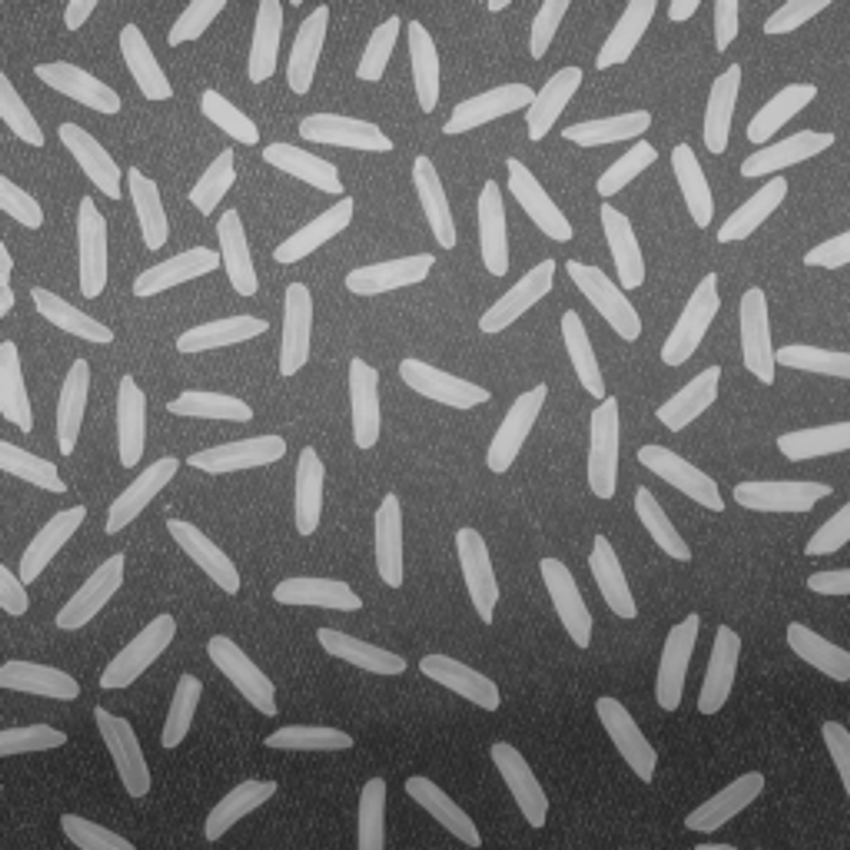
#> input picture assets/rice.jpg, 850 x 850 px
$ jupyter execute lab2.ipynb
#> lines starting #> are read from the running program, lines starting #| are printed output that depends on the picture; after the words box and inside, x2 and y2 are one past the last pixel; in counts of white or black regions, pixels touching at a corner belong together
# Laboratorio 2 - Visión por Computadora

- Diego Estuardo Lemus López - 21469
- José Pablo Kiesling Lange - 21581
- Herber Sebastián Silva Muñoz - 21764

[cell 1]
import numpy as np
import matplotlib.pyplot as plt

import cv2 as cv

from scipy import ndimage as ndi

import skimage as ski
from skimage.filters import threshold_niblack
from skimage import morphology as mo
from skimage.segmentation import watershed
from skimage.feature import peak_local_max

## 2. Consideramos de nuevo la imagen rice.jpg. Hacer lo siguiente

[cell 2]
image_path = 'assets/rice.jpg'
image = plt.imread(image_path)
#> image is the input picture: shape (850, 850, 3); min 36, max 207, mean 111.3
image_original = image

[cell 3]
image = cv.imread(image_path, cv.IMREAD_GRAYSCALE)
#> image: shape (850, 850); min 36, max 207, mean 111.3

### a) Binarizar la imagen mediante el método de Otsu, o usando algún otro método no local

#### Segmentación binaria

[cell 4]
threshold = threshold_niblack(image, window_size=51, k=-0.48)
image = image > threshold
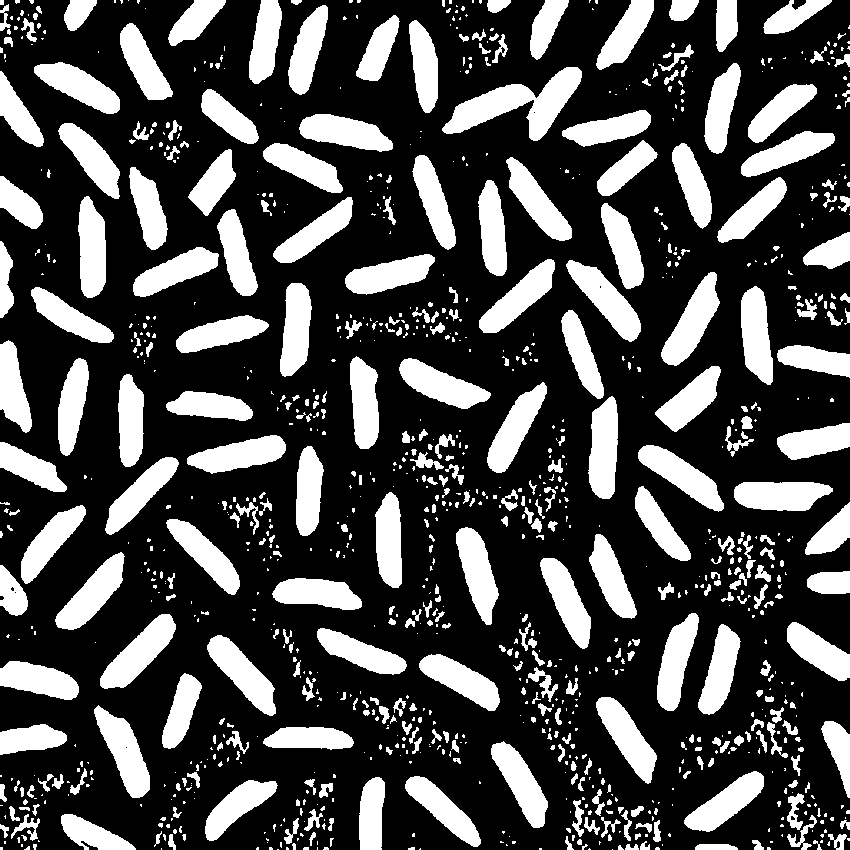
#> image: shape (850, 850) bool; 28.6% white; 1093 white regions (686 under 20 px), largest, box (x1, y1, x2, y2) and area: (442, 67, 582, 141) 4123, (100, 614, 176, 689) 2462, (661, 272, 720, 366) 2447

[cell 5]
plt.figure(figsize=(10,5))
plt.subplot(1,2,1)
plt.imshow(image_original, cmap='gray')
plt.title("Original")
plt.subplot(1,2,2)
plt.imshow(image, cmap='gray')
plt.title("Thresholded")
plt.show()

### b) Aplicar operaciones morfológicas adecuadas para limpiar el ruido de la binarización. Explicar por qué está eligiendo estas transformaciones morfológicas.

[cell 6]
disk = mo.disk(5)
image = mo.binary_opening(image, disk)
#> image: shape (850, 850) bool; 25.1% white; 100 white regions, largest, box (x1, y1, x2, y2) and area: (100, 614, 176, 689) 2448, (661, 273, 720, 366) 2423, (588, 398, 618, 499) 2392

[cell 7]
disk = mo.disk(1)
image = mo.binary_erosion(image, disk)
#> image: shape (850, 850) bool; 22.8% white; 100 white regions, largest, box (x1, y1, x2, y2) and area: (101, 615, 175, 688) 2263, (662, 274, 719, 365) 2223, (95, 708, 149, 797) 2178

[cell 8]
plt.figure(figsize=(10,5))
plt.subplot(1,2,1)
plt.imshow(image_original, cmap='gray')
plt.title("Original")
plt.subplot(1,2,2)
plt.imshow(image, cmap='gray')
plt.title("Final")
plt.show()

### c) Aplicar un algoritmo de componentes conexas sobre la binarización y contar cuántos granos de arroz hay en la imagen

[cell 9]
C, M = mo.label(image, background=0, return_num=True, connectivity=2)
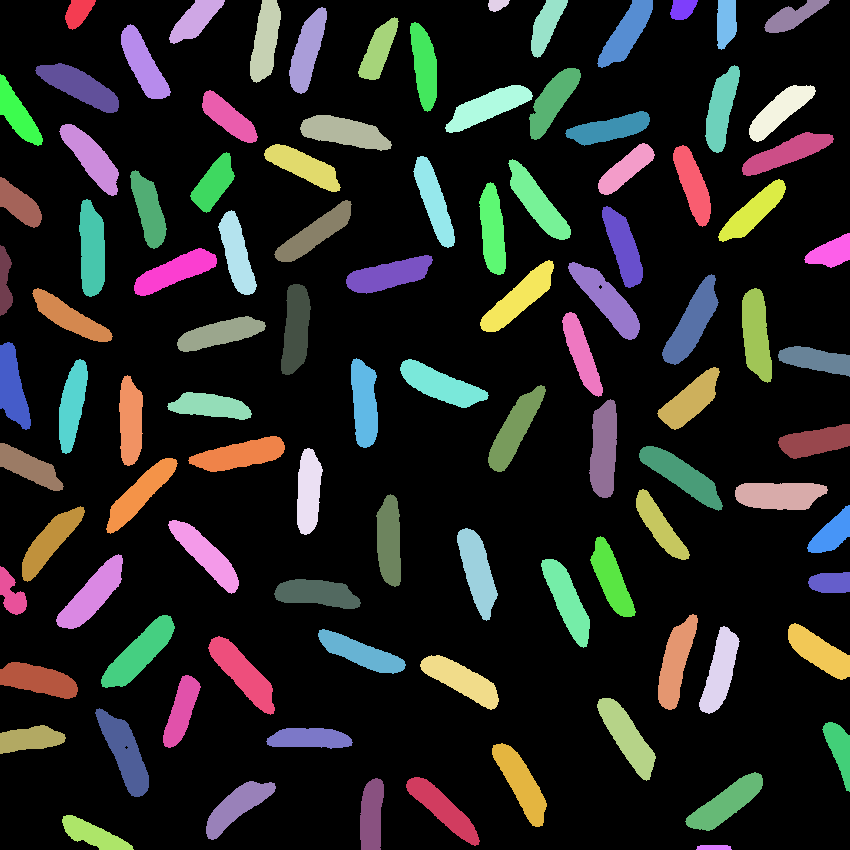
#> C: shape (850, 850) int32; 101 distinct labels, from 0 to 100; one colour per label, 0 black
#> M = 100

[cell 10]
print("Number of grains:", M)
#| Number of grains: 100

[cell 11]
plt.figure(figsize=(10,5))
plt.subplot(1,2,1)
plt.imshow(image, cmap='gray')
plt.subplot(1,2,2)
plt.imshow(C, plt.cm.Spectral)
plt.show()

## 6. Para la imagen wheat.png, hacer lo siguiente

### a) Segmentar la imagen de forma que se identifique de forma separada cada grano de trigo mediante el método de Watershed.

#### Threshold con Niblack

[cell 12]
image_path = 'assets/wheat.png'
image = plt.imread(image_path)
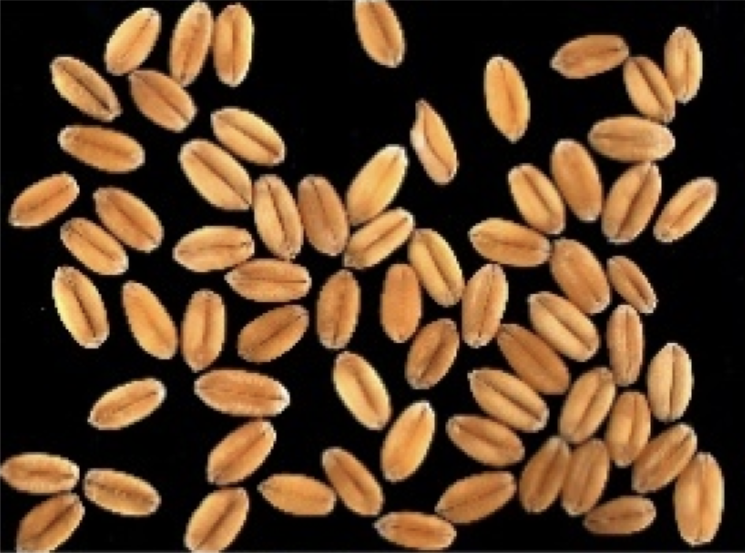
#> input picture assets/wheat.png, 1490 x 1105 px (shown at 1/2 size)
#> image is the input picture: shape (1105, 1490, 4) float32; mean R, G, B, A 0.366, 0.261, 0.165, 1
image_original = image

[cell 13]
image = cv.imread(image_path, cv.IMREAD_GRAYSCALE)
#> image: shape (1105, 1490); min 0, max 243, mean 71.4

[cell 14]
threshold = threshold_niblack(image, window_size=351, k=0.13)
#> threshold: shape (1105, 1490) float64
binary = image > threshold
#> binary: shape (1105, 1490) bool; 45.4% white; 47 white regions (9 under 20 px), largest, box (x1, y1, x2, y2) and area: (345, 278, 1105, 697) 129844, (1016, 52, 1406, 489) 79127, (1039, 784, 1449, 1094) 65007
binary = (binary * 255).astype(np.uint8)

[cell 15]
plt.figure(figsize=(10,5))
plt.subplot(1,2,1)
plt.imshow(image_original, cmap='gray')
plt.title("Original")
plt.subplot(1,2,2)
plt.imshow(binary, cmap='gray')
plt.title("Binary")
plt.show()

#### Operaciones morfológicas

[cell 16]
kernel = np.ones((3, 3), np.uint8)
sure_bg = cv.dilate(binary, kernel, iterations=3)
#> sure_bg: shape (1105, 1490); 51.7% white; 21 black regions (15 under 20 px), largest, box (x1, y1, x2, y2) and area: (0, 0, 1490, 1105) 776291, (1004, 521, 1135, 683) 7917, (0, 963, 96, 1105) 5975, (1196, 922, 1273, 1010) 3152, (1135, 815, 1227, 902) 1205, (701, 449, 724, 466) 173

#### Watershed

[cell 17]
distance = cv.distanceTransform(binary, cv.DIST_L2, 5)
_, sure_fg = cv.threshold(distance, 0.4 * distance.max(), 255, 0)
#> sure_fg: shape (1105, 1490) float32; 15.5% white; 68 white regions (3 under 20 px), largest, box (x1, y1, x2, y2) and area: (1286, 868, 1429, 1070) 11540, (1059, 896, 1200, 1011) 8714, (359, 24, 489, 153) 8294

[cell 18]
sure_fg = np.uint8(sure_fg)
unknown = cv.subtract(sure_bg, sure_fg)
#> unknown: shape (1105, 1490); 36.2% white; 28 white regions (1 under 20 px), largest, box (x1, y1, x2, y2) and area: (342, 49, 1452, 1105) 378291, (242, 558, 583, 1105) 45404, (204, 0, 512, 268) 32784

[cell 19]
_, markers = cv.connectedComponents(sure_fg)
#> markers: shape (1105, 1490) int32; 69 distinct labels, from 0 to 68
markers += 1
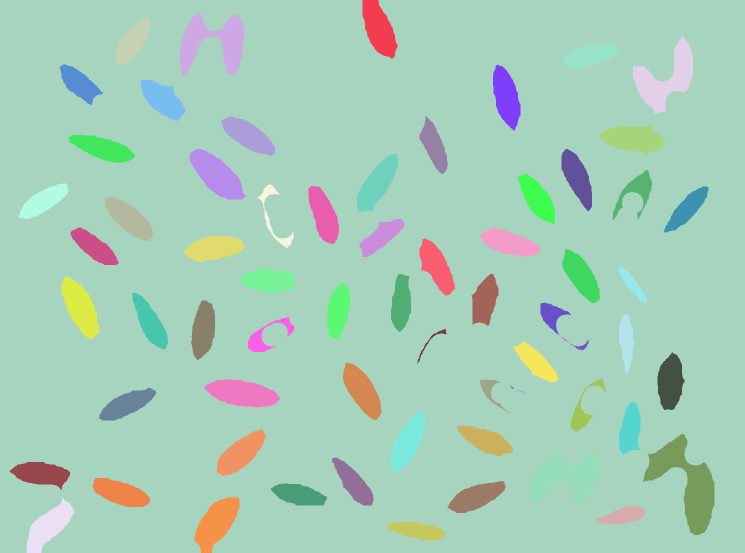
#> markers: shape (1105, 1490) int32 (shown at 1/2 size); 69 distinct labels, from 1 to 69; one colour per label, 0 black
markers[unknown == 255] = 0
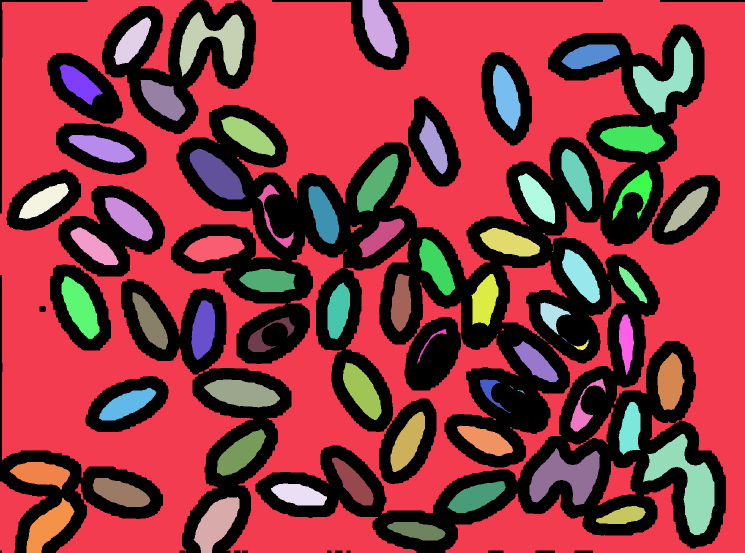
#> markers: shape (1105, 1490) int32 (shown at 1/2 size); 70 distinct labels, from 0 to 69; one colour per label, 0 black

[cell 20]
image_color = cv.cvtColor(image, cv.COLOR_GRAY2BGR)

[cell 21]
cv.watershed(image_color, markers)

[cell 22]
plt.figure(figsize=(10, 5))
plt.subplot(1,2,1)
plt.imshow(image_original, cmap='gray')
plt.title("Original")
plt.subplot(1, 2, 2)
plt.imshow(markers, cmap='nipy_spectral')
plt.title("Marcadores")
plt.show()
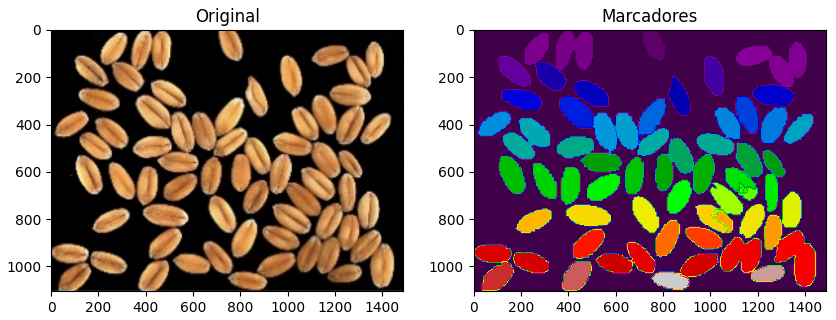
#> figure drawn by matplotlib, 2 panels

### b) Construir el mapa de clases, pintando de color negro el fondo, y cada grano con un color distinto.

[cell 23]
unique_labels = np.unique(markers)
#> unique_labels = 70 values from -1 to 69
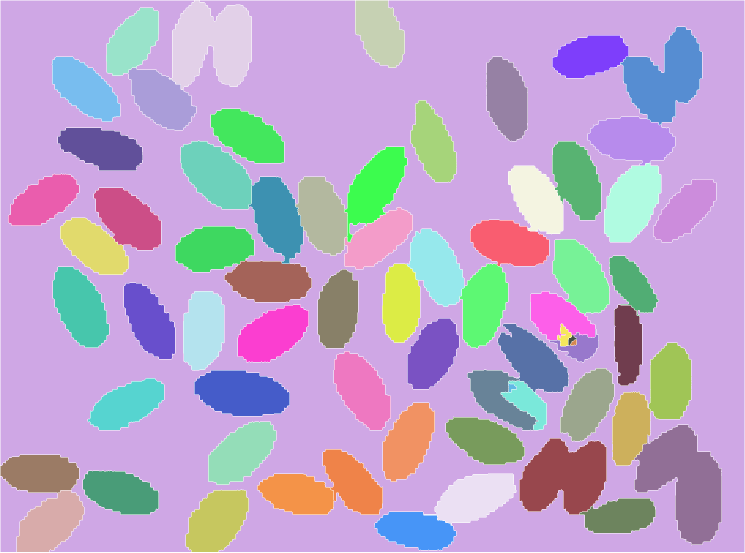
#> markers: shape (1105, 1490) int32 (shown at 1/2 size); 70 distinct labels, from -1 to 69; one colour per label, 0 black, -1 white
class_map = np.zeros((markers.shape[0], markers.shape[1], 3), dtype=np.uint8)

[cell 24]
for label in unique_labels:
    if label == 1:
        class_map[markers == label] = [0, 0, 0]
    elif label > 1:
        color = np.random.randint(0, 255, size=(3,), dtype=np.uint8)
        class_map[markers == label] = color
#> this loop made 70 passes
#> color on passes 3 to 14: [172, 10, 127], [47, 170, 196], [117, 166, 22], [192, 204, 33], [67, 179, 78], [251, 82, 162], [195, 118, 125], [103, 125, 229], [9, 164, 116], [211, 222, 161], [21, 81, 89], [242, 214, 102]
#> label on pass 1: -1
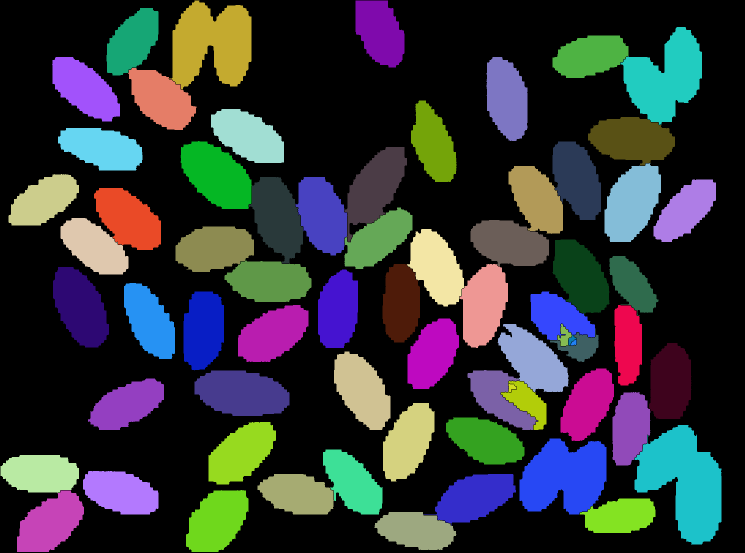
#> class_map: shape (1105, 1490, 3) (shown at 1/2 size); mean of channels 0, 1, 2 57.2, 53, 50.1; drawn as B, G, R

[cell 25]
plt.figure(figsize=(10, 5))
plt.subplot(1,2,1)
plt.imshow(image_original, cmap='gray')
plt.title("Original")
plt.subplot(1, 2, 2)
plt.imshow(class_map)
plt.title("Mapa de Clases")
plt.show()

### c) Combinar la imagen original con una versión pálida del mapa de colores (modifique el canal α del mapa de clases y súmelo con la imagen original), para mostrar los colores obtenidos en el mapa de clases sobre cada grano.

[cell 26]
image_original_color = cv.cvtColor(image, cv.COLOR_GRAY2BGR)
alpha = 0.5
overlay = cv.addWeighted(image_original_color, 1 - alpha, class_map, alpha, 0)
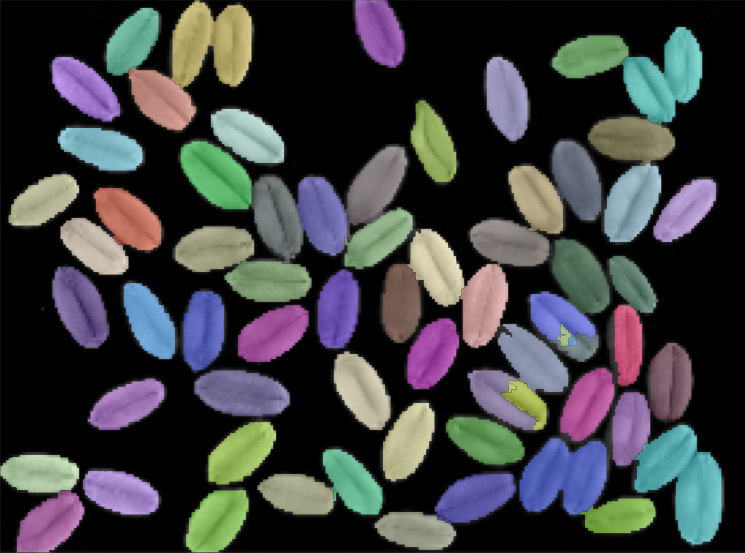
#> overlay: shape (1105, 1490, 3) (shown at 1/2 size); mean B, G, R 64.3, 62.2, 60.7

[cell 27]
plt.figure(figsize=(10, 5))
plt.subplot(1,2,1)
plt.imshow(image_original, cmap='gray')
plt.title("Original")
plt.subplot(1, 2, 2)
plt.imshow(overlay)
plt.title("Final")
plt.show()
#> figure, not shown here; B, G, R data is drawn as R, G, B
